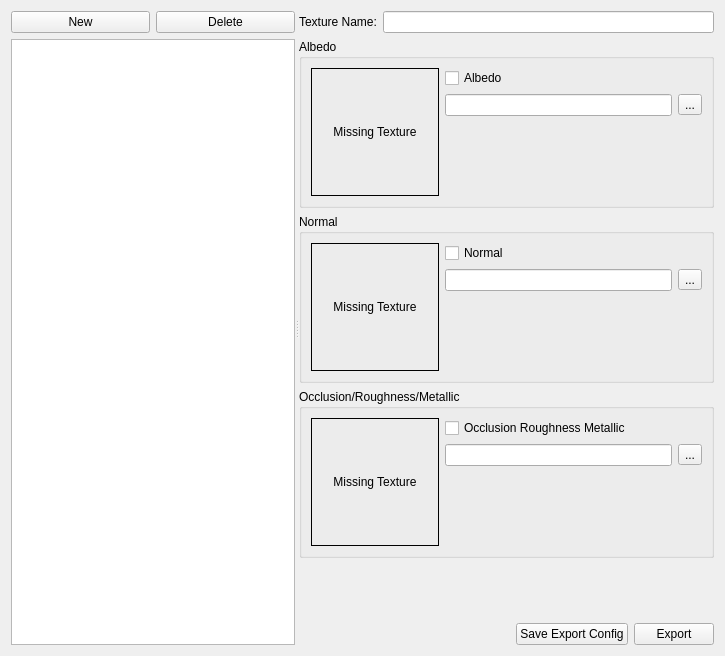
<?xml version="1.0" encoding="UTF-8"?>
<ui version="4.0">
 <class>TextureManager</class>
 <widget class="QWidget" name="TextureManager">
  <property name="geometry">
   <rect>
    <x>0</x>
    <y>0</y>
    <width>725</width>
    <height>656</height>
   </rect>
  </property>
  <property name="windowTitle">
   <string>Texture Manager</string>
  </property>
  <layout class="QGridLayout" name="gridLayout_4">
   <item row="0" column="0">
    <widget class="QSplitter" name="splitter">
     <property name="orientation">
      <enum>Qt::Horizontal</enum>
     </property>
     <widget class="QWidget" name="verticalLayoutWidget">
      <layout class="QVBoxLayout" name="verticalLayout_2">
       <item>
        <layout class="QHBoxLayout" name="horizontalLayout">
         <item>
          <widget class="QPushButton" name="pushButton_newTexture">
           <property name="text">
            <string>New</string>
           </property>
          </widget>
         </item>
         <item>
          <widget class="QPushButton" name="pushButton_deleteTexture">
           <property name="text">
            <string>Delete</string>
           </property>
          </widget>
         </item>
        </layout>
       </item>
       <item>
        <widget class="QListView" name="textureListView">
         <property name="sizePolicy">
          <sizepolicy hsizetype="Expanding" vsizetype="Expanding">
           <horstretch>0</horstretch>
           <verstretch>0</verstretch>
          </sizepolicy>
         </property>
        </widget>
       </item>
      </layout>
     </widget>
     <widget class="QWidget" name="layoutWidget">
      <layout class="QVBoxLayout" name="verticalLayout">
       <item>
        <layout class="QHBoxLayout" name="horizontalLayout_4">
         <item>
          <widget class="QLabel" name="label_5">
           <property name="text">
            <string>Texture Name:</string>
           </property>
          </widget>
         </item>
         <item>
          <widget class="QLineEdit" name="lineEdit_textureGroupName"/>
         </item>
        </layout>
       </item>
       <item>
        <widget class="QGroupBox" name="groupBox">
         <property name="title">
          <string>Albedo</string>
         </property>
         <layout class="QHBoxLayout" name="horizontalLayout_2">
          <item>
           <widget class="QLabel" name="label_albedoThumbnail">
            <property name="sizePolicy">
             <sizepolicy hsizetype="Fixed" vsizetype="Fixed">
              <horstretch>0</horstretch>
              <verstretch>0</verstretch>
             </sizepolicy>
            </property>
            <property name="minimumSize">
             <size>
              <width>128</width>
              <height>128</height>
             </size>
            </property>
            <property name="maximumSize">
             <size>
              <width>128</width>
              <height>128</height>
             </size>
            </property>
            <property name="frameShape">
             <enum>QFrame::Box</enum>
            </property>
            <property name="text">
             <string>Missing Texture</string>
            </property>
            <property name="scaledContents">
             <bool>false</bool>
            </property>
            <property name="alignment">
             <set>Qt::AlignCenter</set>
            </property>
           </widget>
          </item>
          <item>
           <layout class="QGridLayout" name="gridLayout">
            <item row="3" column="0">
             <spacer name="verticalSpacer_2">
              <property name="orientation">
               <enum>Qt::Vertical</enum>
              </property>
              <property name="sizeType">
               <enum>QSizePolicy::Preferred</enum>
              </property>
              <property name="sizeHint" stdset="0">
               <size>
                <width>20</width>
                <height>40</height>
               </size>
              </property>
             </spacer>
            </item>
            <item row="0" column="0">
             <widget class="QCheckBox" name="checkBox_albedo">
              <property name="text">
               <string>Albedo</string>
              </property>
             </widget>
            </item>
            <item row="1" column="0">
             <widget class="QLineEdit" name="lineEdit_albedo"/>
            </item>
            <item row="1" column="1">
             <widget class="QToolButton" name="toolButton_pickAlbedo">
              <property name="text">
               <string>...</string>
              </property>
             </widget>
            </item>
            <item row="2" column="0">
             <widget class="QLabel" name="label_albedoDimensions">
              <property name="text">
               <string/>
              </property>
             </widget>
            </item>
           </layout>
          </item>
         </layout>
        </widget>
       </item>
       <item>
        <widget class="QGroupBox" name="groupBox_2">
         <property name="title">
          <string>Normal</string>
         </property>
         <layout class="QHBoxLayout" name="horizontalLayout_3">
          <item>
           <widget class="QLabel" name="label_normalThumbnail">
            <property name="sizePolicy">
             <sizepolicy hsizetype="Fixed" vsizetype="Fixed">
              <horstretch>0</horstretch>
              <verstretch>0</verstretch>
             </sizepolicy>
            </property>
            <property name="minimumSize">
             <size>
              <width>128</width>
              <height>128</height>
             </size>
            </property>
            <property name="maximumSize">
             <size>
              <width>128</width>
              <height>128</height>
             </size>
            </property>
            <property name="layoutDirection">
             <enum>Qt::LeftToRight</enum>
            </property>
            <property name="frameShape">
             <enum>QFrame::Box</enum>
            </property>
            <property name="frameShadow">
             <enum>QFrame::Plain</enum>
            </property>
            <property name="text">
             <string>Missing Texture</string>
            </property>
            <property name="alignment">
             <set>Qt::AlignCenter</set>
            </property>
           </widget>
          </item>
          <item>
           <layout class="QGridLayout" name="gridLayout_2">
            <item row="1" column="0">
             <widget class="QLineEdit" name="lineEdit_normal"/>
            </item>
            <item row="3" column="0">
             <spacer name="verticalSpacer_3">
              <property name="orientation">
               <enum>Qt::Vertical</enum>
              </property>
              <property name="sizeType">
               <enum>QSizePolicy::Preferred</enum>
              </property>
              <property name="sizeHint" stdset="0">
               <size>
                <width>20</width>
                <height>40</height>
               </size>
              </property>
             </spacer>
            </item>
            <item row="1" column="1">
             <widget class="QToolButton" name="toolButton_pickNormal">
              <property name="text">
               <string>...</string>
              </property>
             </widget>
            </item>
            <item row="0" column="0">
             <widget class="QCheckBox" name="checkBox_normal">
              <property name="text">
               <string>Normal</string>
              </property>
             </widget>
            </item>
            <item row="2" column="0">
             <widget class="QLabel" name="label_normalDimensions">
              <property name="text">
               <string/>
              </property>
             </widget>
            </item>
           </layout>
          </item>
         </layout>
        </widget>
       </item>
       <item>
        <widget class="QGroupBox" name="groupBox_3">
         <property name="title">
          <string>Occlusion/Roughness/Metallic</string>
         </property>
         <layout class="QHBoxLayout" name="horizontalLayout_5">
          <item>
           <widget class="QLabel" name="label_occlusionRoughnessMetallicThumbnail">
            <property name="sizePolicy">
             <sizepolicy hsizetype="Fixed" vsizetype="Fixed">
              <horstretch>0</horstretch>
              <verstretch>0</verstretch>
             </sizepolicy>
            </property>
            <property name="minimumSize">
             <size>
              <width>128</width>
              <height>128</height>
             </size>
            </property>
            <property name="maximumSize">
             <size>
              <width>128</width>
              <height>128</height>
             </size>
            </property>
            <property name="frameShape">
             <enum>QFrame::Box</enum>
            </property>
            <property name="text">
             <string>Missing Texture</string>
            </property>
            <property name="alignment">
             <set>Qt::AlignCenter</set>
            </property>
           </widget>
          </item>
          <item>
           <layout class="QGridLayout" name="gridLayout_3">
            <item row="0" column="0">
             <widget class="QCheckBox" name="checkBox_occlusionRoughnessMetallic">
              <property name="text">
               <string>Occlusion Roughness Metallic</string>
              </property>
             </widget>
            </item>
            <item row="1" column="0">
             <widget class="QLineEdit" name="lineEdit_occlusionRoughnessMetallic"/>
            </item>
            <item row="1" column="1">
             <widget class="QToolButton" name="toolButton_pickOcclusionRoughnessMetallic">
              <property name="text">
               <string>...</string>
              </property>
             </widget>
            </item>
            <item row="2" column="0">
             <widget class="QLabel" name="label_occlusionRoughnessMetallicDimensions">
              <property name="text">
               <string/>
              </property>
             </widget>
            </item>
            <item row="3" column="0">
             <spacer name="verticalSpacer_4">
              <property name="orientation">
               <enum>Qt::Vertical</enum>
              </property>
              <property name="sizeType">
               <enum>QSizePolicy::Preferred</enum>
              </property>
              <property name="sizeHint" stdset="0">
               <size>
                <width>20</width>
                <height>40</height>
               </size>
              </property>
             </spacer>
            </item>
           </layout>
          </item>
         </layout>
        </widget>
       </item>
       <item>
        <spacer name="verticalSpacer">
         <property name="orientation">
          <enum>Qt::Vertical</enum>
         </property>
         <property name="sizeHint" stdset="0">
          <size>
           <width>20</width>
           <height>40</height>
          </size>
         </property>
        </spacer>
       </item>
       <item>
        <layout class="QHBoxLayout" name="horizontalLayout_6">
         <item>
          <spacer name="horizontalSpacer">
           <property name="orientation">
            <enum>Qt::Horizontal</enum>
           </property>
           <property name="sizeHint" stdset="0">
            <size>
             <width>40</width>
             <height>20</height>
            </size>
           </property>
          </spacer>
         </item>
         <item>
          <widget class="QPushButton" name="pushButton_saveExportConfig">
           <property name="text">
            <string>Save Export Config</string>
           </property>
          </widget>
         </item>
         <item>
          <widget class="QPushButton" name="pushButton_export">
           <property name="text">
            <string>Export</string>
           </property>
          </widget>
         </item>
        </layout>
       </item>
      </layout>
     </widget>
    </widget>
   </item>
  </layout>
 </widget>
 <resources/>
 <connections/>
</ui>
